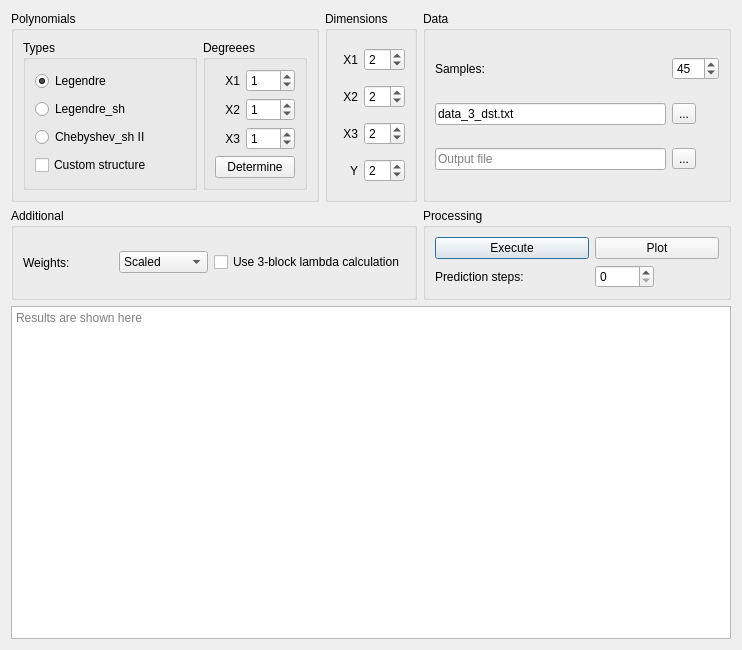
<?xml version="1.0" encoding="UTF-8"?>
<ui version="4.0">
 <class>Form</class>
 <widget class="QWidget" name="Form">
  <property name="geometry">
   <rect>
    <x>0</x>
    <y>0</y>
    <width>742</width>
    <height>650</height>
   </rect>
  </property>
  <property name="windowTitle">
   <string>Form1</string>
  </property>
  <layout class="QGridLayout" name="gridLayout_2" rowstretch="0,0,0" columnstretch="0,0,0">
   <item row="1" column="2">
    <widget class="QGroupBox" name="groupBox_6">
     <property name="title">
      <string>Processing</string>
     </property>
     <layout class="QGridLayout" name="gridLayout">
      <item row="0" column="0" rowspan="2" colspan="2">
       <widget class="QPushButton" name="exec_button">
        <property name="text">
         <string>Execute</string>
        </property>
        <property name="default">
         <bool>true</bool>
        </property>
        <property name="flat">
         <bool>false</bool>
        </property>
       </widget>
      </item>
      <item row="0" column="2" rowspan="2" colspan="2">
       <widget class="QPushButton" name="plot_button">
        <property name="text">
         <string>Plot</string>
        </property>
       </widget>
      </item>
      <item row="2" column="0">
       <widget class="QLabel" name="label_10">
        <property name="text">
         <string>Prediction steps:</string>
        </property>
       </widget>
      </item>
      <item row="2" column="2">
       <widget class="QSpinBox" name="predictBox"/>
      </item>
     </layout>
    </widget>
   </item>
   <item row="0" column="0">
    <widget class="QGroupBox" name="groupBox_5">
     <property name="title">
      <string>Polynomials</string>
     </property>
     <layout class="QHBoxLayout" name="horizontalLayout">
      <item>
       <widget class="QGroupBox" name="groupBox_3">
        <property name="sizePolicy">
         <sizepolicy hsizetype="MinimumExpanding" vsizetype="Preferred">
          <horstretch>0</horstretch>
          <verstretch>0</verstretch>
         </sizepolicy>
        </property>
        <property name="title">
         <string>Types</string>
        </property>
        <layout class="QVBoxLayout" name="verticalLayout">
         <item>
          <widget class="QRadioButton" name="radio_sh_cheb">
           <property name="text">
            <string>Legendre</string>
           </property>
           <property name="checked">
            <bool>true</bool>
           </property>
          </widget>
         </item>
         <item>
          <widget class="QRadioButton" name="radio_cheb">
           <property name="text">
            <string>Legendre_sh</string>
           </property>
          </widget>
         </item>
         <item>
          <widget class="QRadioButton" name="radio_sh_cheb_2">
           <property name="text">
            <string>Chebyshev_sh II</string>
           </property>
          </widget>
         </item>
         <item>
          <widget class="QCheckBox" name="custom_check">
           <property name="text">
            <string>Custom structure</string>
           </property>
          </widget>
         </item>
        </layout>
       </widget>
      </item>
      <item>
       <widget class="QGroupBox" name="groupBox_4">
        <property name="sizePolicy">
         <sizepolicy hsizetype="Fixed" vsizetype="Preferred">
          <horstretch>0</horstretch>
          <verstretch>0</verstretch>
         </sizepolicy>
        </property>
        <property name="title">
         <string>Degreees</string>
        </property>
        <layout class="QGridLayout" name="gridLayout_4" columnstretch="1,2">
         <item row="0" column="0">
          <widget class="QLabel" name="label_6">
           <property name="text">
            <string>X1</string>
           </property>
           <property name="alignment">
            <set>Qt::AlignRight|Qt::AlignTrailing|Qt::AlignVCenter</set>
           </property>
          </widget>
         </item>
         <item row="2" column="1">
          <widget class="QSpinBox" name="x3_deg">
           <property name="value">
            <number>1</number>
           </property>
          </widget>
         </item>
         <item row="2" column="0">
          <widget class="QLabel" name="label_7">
           <property name="text">
            <string>X3</string>
           </property>
           <property name="alignment">
            <set>Qt::AlignRight|Qt::AlignTrailing|Qt::AlignVCenter</set>
           </property>
          </widget>
         </item>
         <item row="1" column="1">
          <widget class="QSpinBox" name="x2_deg">
           <property name="value">
            <number>1</number>
           </property>
          </widget>
         </item>
         <item row="1" column="0">
          <widget class="QLabel" name="label_8">
           <property name="text">
            <string>X2</string>
           </property>
           <property name="alignment">
            <set>Qt::AlignRight|Qt::AlignTrailing|Qt::AlignVCenter</set>
           </property>
          </widget>
         </item>
         <item row="0" column="1">
          <widget class="QSpinBox" name="x1_deg">
           <property name="value">
            <number>1</number>
           </property>
          </widget>
         </item>
         <item row="3" column="0" colspan="2">
          <widget class="QPushButton" name="bruteforce_btn">
           <property name="text">
            <string>Determine</string>
           </property>
          </widget>
         </item>
        </layout>
       </widget>
      </item>
     </layout>
    </widget>
   </item>
   <item row="0" column="1">
    <widget class="QGroupBox" name="groupBox_2">
     <property name="sizePolicy">
      <sizepolicy hsizetype="Fixed" vsizetype="Preferred">
       <horstretch>0</horstretch>
       <verstretch>0</verstretch>
      </sizepolicy>
     </property>
     <property name="title">
      <string>Dimensions</string>
     </property>
     <layout class="QGridLayout" name="gridLayout_3">
      <item row="2" column="0">
       <widget class="QLabel" name="label_4">
        <property name="text">
         <string>X3</string>
        </property>
        <property name="alignment">
         <set>Qt::AlignRight|Qt::AlignTrailing|Qt::AlignVCenter</set>
        </property>
       </widget>
      </item>
      <item row="0" column="1">
       <widget class="QSpinBox" name="x1_dim">
        <property name="value">
         <number>2</number>
        </property>
       </widget>
      </item>
      <item row="0" column="0">
       <widget class="QLabel" name="label_2">
        <property name="text">
         <string>X1</string>
        </property>
        <property name="alignment">
         <set>Qt::AlignRight|Qt::AlignTrailing|Qt::AlignVCenter</set>
        </property>
       </widget>
      </item>
      <item row="3" column="1">
       <widget class="QSpinBox" name="y_dim">
        <property name="value">
         <number>2</number>
        </property>
       </widget>
      </item>
      <item row="1" column="0">
       <widget class="QLabel" name="label_3">
        <property name="text">
         <string>X2</string>
        </property>
        <property name="alignment">
         <set>Qt::AlignRight|Qt::AlignTrailing|Qt::AlignVCenter</set>
        </property>
       </widget>
      </item>
      <item row="3" column="0">
       <widget class="QLabel" name="label_5">
        <property name="text">
         <string>Y</string>
        </property>
        <property name="alignment">
         <set>Qt::AlignRight|Qt::AlignTrailing|Qt::AlignVCenter</set>
        </property>
       </widget>
      </item>
      <item row="1" column="1">
       <widget class="QSpinBox" name="x2_dim">
        <property name="value">
         <number>2</number>
        </property>
       </widget>
      </item>
      <item row="2" column="1">
       <widget class="QSpinBox" name="x3_dim">
        <property name="value">
         <number>2</number>
        </property>
       </widget>
      </item>
     </layout>
    </widget>
   </item>
   <item row="1" column="0" colspan="2">
    <widget class="QGroupBox" name="groupBox_7">
     <property name="title">
      <string>Additional</string>
     </property>
     <layout class="QHBoxLayout" name="horizontalLayout_3">
      <item>
       <widget class="QLabel" name="label_9">
        <property name="text">
         <string>Weights:</string>
        </property>
       </widget>
      </item>
      <item>
       <widget class="QComboBox" name="weights_box">
        <property name="currentIndex">
         <number>1</number>
        </property>
        <item>
         <property name="text">
          <string>Average</string>
         </property>
        </item>
        <item>
         <property name="text">
          <string>Scaled</string>
         </property>
        </item>
       </widget>
      </item>
      <item>
       <widget class="QCheckBox" name="lambda_check">
        <property name="text">
         <string>Use 3-block lambda calculation</string>
        </property>
       </widget>
      </item>
     </layout>
    </widget>
   </item>
   <item row="0" column="2">
    <widget class="QGroupBox" name="groupBox">
     <property name="title">
      <string>Data</string>
     </property>
     <layout class="QGridLayout" name="gridLayout_5">
      <item row="0" column="0">
       <widget class="QLabel" name="label">
        <property name="text">
         <string>Samples:</string>
        </property>
       </widget>
      </item>
      <item row="0" column="1">
       <widget class="QSpinBox" name="sample_spin">
        <property name="maximum">
         <number>999</number>
        </property>
        <property name="value">
         <number>45</number>
        </property>
       </widget>
      </item>
      <item row="1" column="0">
       <widget class="QLineEdit" name="line_input">
        <property name="text">
         <string>data_3_dst.txt</string>
        </property>
        <property name="placeholderText">
         <string>Input file</string>
        </property>
       </widget>
      </item>
      <item row="1" column="1">
       <widget class="QToolButton" name="select_input">
        <property name="text">
         <string>...</string>
        </property>
       </widget>
      </item>
      <item row="2" column="0">
       <widget class="QLineEdit" name="line_output">
        <property name="text">
         <string/>
        </property>
        <property name="placeholderText">
         <string>Output file</string>
        </property>
       </widget>
      </item>
      <item row="2" column="1">
       <widget class="QToolButton" name="select_output">
        <property name="text">
         <string>...</string>
        </property>
       </widget>
      </item>
     </layout>
    </widget>
   </item>
   <item row="2" column="0" colspan="3">
    <widget class="QTextBrowser" name="results_field">
     <property name="lineWrapMode">
      <enum>QTextEdit::WidgetWidth</enum>
     </property>
     <property name="readOnly">
      <bool>true</bool>
     </property>
     <property name="html">
      <string>&lt;!DOCTYPE HTML PUBLIC &quot;-//W3C//DTD HTML 4.0//EN&quot; &quot;http://www.w3.org/TR/REC-html40/strict.dtd&quot;&gt;
&lt;html&gt;&lt;head&gt;&lt;meta name=&quot;qrichtext&quot; content=&quot;1&quot; /&gt;&lt;style type=&quot;text/css&quot;&gt;
p, li { white-space: pre-wrap; }
&lt;/style&gt;&lt;/head&gt;&lt;body style=&quot; font-family:'.AppleSystemUIFont'; font-size:13pt; font-weight:400; font-style:normal;&quot;&gt;
&lt;p style=&quot;-qt-paragraph-type:empty; margin-top:0px; margin-bottom:0px; margin-left:0px; margin-right:0px; -qt-block-indent:0; text-indent:0px; font-family:'.Menio Regular'; font-size:10pt;&quot;&gt;&lt;br /&gt;&lt;/p&gt;&lt;/body&gt;&lt;/html&gt;</string>
     </property>
     <property name="placeholderText">
      <string>Results are shown here</string>
     </property>
    </widget>
   </item>
  </layout>
 </widget>
 <tabstops>
  <tabstop>radio_sh_cheb</tabstop>
  <tabstop>radio_cheb</tabstop>
  <tabstop>radio_sh_cheb_2</tabstop>
  <tabstop>x1_deg</tabstop>
  <tabstop>x2_deg</tabstop>
  <tabstop>x3_deg</tabstop>
  <tabstop>x1_dim</tabstop>
  <tabstop>x2_dim</tabstop>
  <tabstop>x3_dim</tabstop>
  <tabstop>y_dim</tabstop>
  <tabstop>sample_spin</tabstop>
  <tabstop>line_input</tabstop>
  <tabstop>select_input</tabstop>
  <tabstop>line_output</tabstop>
  <tabstop>select_output</tabstop>
  <tabstop>exec_button</tabstop>
  <tabstop>plot_button</tabstop>
  <tabstop>results_field</tabstop>
 </tabstops>
 <resources/>
 <connections>
  <connection>
   <sender>exec_button</sender>
   <signal>clicked()</signal>
   <receiver>Form</receiver>
   <slot>exec_clicked()</slot>
   <hints>
    <hint type="sourcelabel">
     <x>379</x>
     <y>219</y>
    </hint>
    <hint type="destinationlabel">
     <x>309</x>
     <y>199</y>
    </hint>
   </hints>
  </connection>
  <connection>
   <sender>plot_button</sender>
   <signal>clicked()</signal>
   <receiver>Form</receiver>
   <slot>plot_clicked()</slot>
   <hints>
    <hint type="sourcelabel">
     <x>526</x>
     <y>219</y>
    </hint>
    <hint type="destinationlabel">
     <x>309</x>
     <y>199</y>
    </hint>
   </hints>
  </connection>
  <connection>
   <sender>sample_spin</sender>
   <signal>valueChanged(int)</signal>
   <receiver>Form</receiver>
   <slot>samples_modified(int)</slot>
   <hints>
    <hint type="sourcelabel">
     <x>568</x>
     <y>53</y>
    </hint>
    <hint type="destinationlabel">
     <x>309</x>
     <y>199</y>
    </hint>
   </hints>
  </connection>
  <connection>
   <sender>select_input</sender>
   <signal>clicked()</signal>
   <receiver>Form</receiver>
   <slot>input_clicked()</slot>
   <hints>
    <hint type="sourcelabel">
     <x>557</x>
     <y>95</y>
    </hint>
    <hint type="destinationlabel">
     <x>309</x>
     <y>199</y>
    </hint>
   </hints>
  </connection>
  <connection>
   <sender>select_output</sender>
   <signal>clicked()</signal>
   <receiver>Form</receiver>
   <slot>output_clicked()</slot>
   <hints>
    <hint type="sourcelabel">
     <x>557</x>
     <y>136</y>
    </hint>
    <hint type="destinationlabel">
     <x>309</x>
     <y>199</y>
    </hint>
   </hints>
  </connection>
  <connection>
   <sender>x1_dim</sender>
   <signal>valueChanged(int)</signal>
   <receiver>Form</receiver>
   <slot>dimension_modified(int)</slot>
   <hints>
    <hint type="sourcelabel">
     <x>361</x>
     <y>44</y>
    </hint>
    <hint type="destinationlabel">
     <x>309</x>
     <y>199</y>
    </hint>
   </hints>
  </connection>
  <connection>
   <sender>x2_dim</sender>
   <signal>valueChanged(int)</signal>
   <receiver>Form</receiver>
   <slot>dimension_modified(int)</slot>
   <hints>
    <hint type="sourcelabel">
     <x>361</x>
     <y>78</y>
    </hint>
    <hint type="destinationlabel">
     <x>309</x>
     <y>199</y>
    </hint>
   </hints>
  </connection>
  <connection>
   <sender>x3_dim</sender>
   <signal>valueChanged(int)</signal>
   <receiver>Form</receiver>
   <slot>dimension_modified(int)</slot>
   <hints>
    <hint type="sourcelabel">
     <x>361</x>
     <y>112</y>
    </hint>
    <hint type="destinationlabel">
     <x>309</x>
     <y>199</y>
    </hint>
   </hints>
  </connection>
  <connection>
   <sender>x1_deg</sender>
   <signal>valueChanged(int)</signal>
   <receiver>Form</receiver>
   <slot>degree_modified(int)</slot>
   <hints>
    <hint type="sourcelabel">
     <x>227</x>
     <y>81</y>
    </hint>
    <hint type="destinationlabel">
     <x>309</x>
     <y>199</y>
    </hint>
   </hints>
  </connection>
  <connection>
   <sender>x2_deg</sender>
   <signal>valueChanged(int)</signal>
   <receiver>Form</receiver>
   <slot>degree_modified(int)</slot>
   <hints>
    <hint type="sourcelabel">
     <x>227</x>
     <y>131</y>
    </hint>
    <hint type="destinationlabel">
     <x>309</x>
     <y>199</y>
    </hint>
   </hints>
  </connection>
  <connection>
   <sender>x3_deg</sender>
   <signal>valueChanged(int)</signal>
   <receiver>Form</receiver>
   <slot>degree_modified(int)</slot>
   <hints>
    <hint type="sourcelabel">
     <x>279</x>
     <y>133</y>
    </hint>
    <hint type="destinationlabel">
     <x>309</x>
     <y>199</y>
    </hint>
   </hints>
  </connection>
  <connection>
   <sender>radio_sh_cheb</sender>
   <signal>toggled(bool)</signal>
   <receiver>Form</receiver>
   <slot>type_modified(bool)</slot>
   <hints>
    <hint type="sourcelabel">
     <x>86</x>
     <y>78</y>
    </hint>
    <hint type="destinationlabel">
     <x>309</x>
     <y>199</y>
    </hint>
   </hints>
  </connection>
  <connection>
   <sender>radio_sh_cheb_2</sender>
   <signal>toggled(bool)</signal>
   <receiver>Form</receiver>
   <slot>type_modified(bool)</slot>
   <hints>
    <hint type="sourcelabel">
     <x>86</x>
     <y>150</y>
    </hint>
    <hint type="destinationlabel">
     <x>309</x>
     <y>199</y>
    </hint>
   </hints>
  </connection>
  <connection>
   <sender>radio_cheb</sender>
   <signal>toggled(bool)</signal>
   <receiver>Form</receiver>
   <slot>type_modified(bool)</slot>
   <hints>
    <hint type="sourcelabel">
     <x>86</x>
     <y>114</y>
    </hint>
    <hint type="destinationlabel">
     <x>309</x>
     <y>199</y>
    </hint>
   </hints>
  </connection>
  <connection>
   <sender>Form</sender>
   <signal>output_changed(QString)</signal>
   <receiver>line_output</receiver>
   <slot>setText(QString)</slot>
   <hints>
    <hint type="sourcelabel">
     <x>309</x>
     <y>199</y>
    </hint>
    <hint type="destinationlabel">
     <x>483</x>
     <y>136</y>
    </hint>
   </hints>
  </connection>
  <connection>
   <sender>Form</sender>
   <signal>input_changed(QString)</signal>
   <receiver>line_input</receiver>
   <slot>setText(QString)</slot>
   <hints>
    <hint type="sourcelabel">
     <x>309</x>
     <y>199</y>
    </hint>
    <hint type="destinationlabel">
     <x>483</x>
     <y>95</y>
    </hint>
   </hints>
  </connection>
  <connection>
   <sender>line_input</sender>
   <signal>textChanged(QString)</signal>
   <receiver>Form</receiver>
   <slot>input_modified(QString)</slot>
   <hints>
    <hint type="sourcelabel">
     <x>483</x>
     <y>95</y>
    </hint>
    <hint type="destinationlabel">
     <x>309</x>
     <y>199</y>
    </hint>
   </hints>
  </connection>
  <connection>
   <sender>line_output</sender>
   <signal>textChanged(QString)</signal>
   <receiver>Form</receiver>
   <slot>output_modified(QString)</slot>
   <hints>
    <hint type="sourcelabel">
     <x>483</x>
     <y>136</y>
    </hint>
    <hint type="destinationlabel">
     <x>309</x>
     <y>199</y>
    </hint>
   </hints>
  </connection>
  <connection>
   <sender>lambda_check</sender>
   <signal>toggled(bool)</signal>
   <receiver>Form</receiver>
   <slot>lambda_calc_method_changed(bool)</slot>
   <hints>
    <hint type="sourcelabel">
     <x>301</x>
     <y>219</y>
    </hint>
    <hint type="destinationlabel">
     <x>309</x>
     <y>199</y>
    </hint>
   </hints>
  </connection>
  <connection>
   <sender>weights_box</sender>
   <signal>currentIndexChanged(QString)</signal>
   <receiver>Form</receiver>
   <slot>weights_modified(QString)</slot>
   <hints>
    <hint type="sourcelabel">
     <x>136</x>
     <y>220</y>
    </hint>
    <hint type="destinationlabel">
     <x>309</x>
     <y>199</y>
    </hint>
   </hints>
  </connection>
  <connection>
   <sender>y_dim</sender>
   <signal>valueChanged(int)</signal>
   <receiver>Form</receiver>
   <slot>dimension_modified(int)</slot>
   <hints>
    <hint type="sourcelabel">
     <x>378</x>
     <y>146</y>
    </hint>
    <hint type="destinationlabel">
     <x>311</x>
     <y>299</y>
    </hint>
   </hints>
  </connection>
  <connection>
   <sender>bruteforce_btn</sender>
   <signal>clicked()</signal>
   <receiver>Form</receiver>
   <slot>bruteforce_called()</slot>
   <hints>
    <hint type="sourcelabel">
     <x>267</x>
     <y>171</y>
    </hint>
    <hint type="destinationlabel">
     <x>339</x>
     <y>299</y>
    </hint>
   </hints>
  </connection>
  <connection>
   <sender>custom_check</sender>
   <signal>toggled(bool)</signal>
   <receiver>Form</receiver>
   <slot>structure_changed(bool)</slot>
   <hints>
    <hint type="sourcelabel">
     <x>111</x>
     <y>160</y>
    </hint>
    <hint type="destinationlabel">
     <x>370</x>
     <y>299</y>
    </hint>
   </hints>
  </connection>
 </connections>
 <slots>
  <signal>input_changed(QString)</signal>
  <signal>output_changed(QString)</signal>
  <signal>x1_dim_changed(int)</signal>
  <signal>x2_dim_changed(int)</signal>
  <signal>x3_dim_changed(int)</signal>
  <signal>x1_deg_changed(int)</signal>
  <signal>x2_deg_changed(int)</signal>
  <signal>x3_deg_changed(int)</signal>
  <signal>type_cheb()</signal>
  <signal>type_lege()</signal>
  <signal>type_lagg()</signal>
  <signal>type_herm()</signal>
  <slot>input_clicked()</slot>
  <slot>output_clicked()</slot>
  <slot>samples_modified(int)</slot>
  <slot>dimension_modified(int)</slot>
  <slot>degree_modified(int)</slot>
  <slot>type_modified(bool)</slot>
  <slot>plot_clicked()</slot>
  <slot>exec_clicked()</slot>
  <slot>input_modified(QString)</slot>
  <slot>output_modified(QString)</slot>
  <slot>weights_modified(QString)</slot>
  <slot>lambda_calc_method_changed(bool)</slot>
  <slot>bruteforce_called()</slot>
  <slot>structure_changed(bool)</slot>
 </slots>
</ui>
